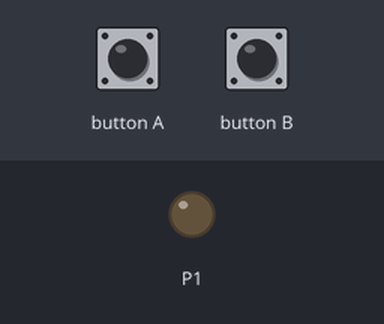
Recording of a program running on a simulated BBC micro:bit (MakeCode). On the bench: output pins drawn as LEDs (lit = HIGH). The inputs (shaded band) are chosen by the test bench.

Above: at 1.2 s.
1.3 s: button A pressed for 0.15 s
At 2.4 s:
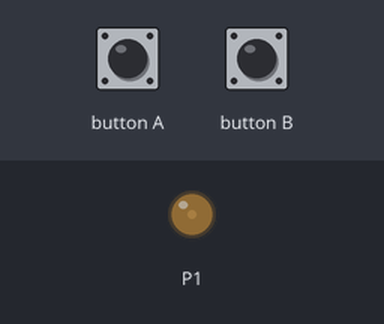
2.9 s: button B pressed for 0.15 s
At 3.7 s:
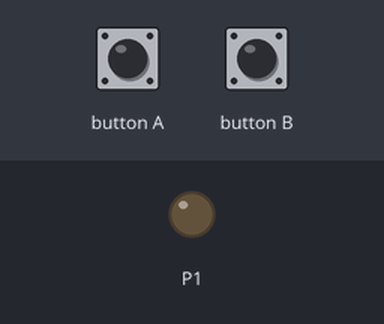
4.5 s: button A pressed 5 times (0.12 s each, 0.3 s apart)
At 7.1 s:
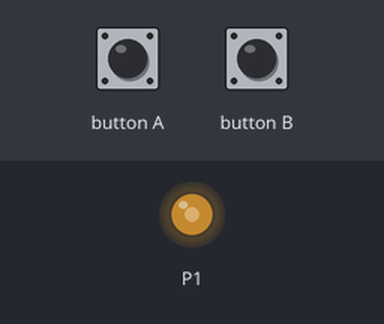
7.5 s: button A pressed for 0.15 s
At 8.4 s:
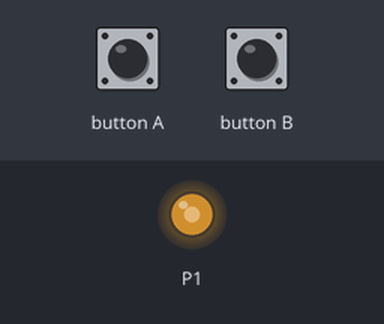
9.1 s: button A pressed 2 times (0.12 s each, 0.3 s apart)
At 9.9 s:
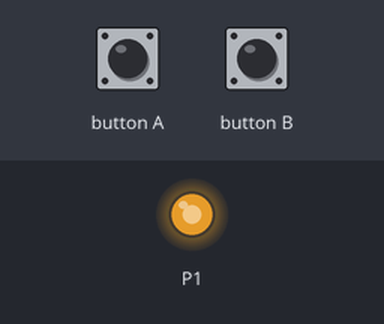
Timing chart, 0 to 12.1 s (numbered marks = the images above; inputs shaded):
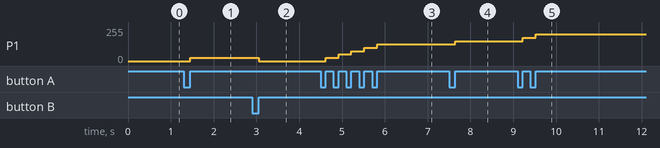

The program:

main.ts
```typescript
input.onButtonPressed(Button.A, function () {
    선풍기작동하기()
})
input.onButtonPressed(Button.B, function () {
    pins.analogWritePin(AnalogPin.P1, 0)
    바람세기 = 0
})
function 선풍기작동하기 () {
    바람세기 += 1
    pins.analogWritePin(AnalogPin.P1, 바람세기 * 100)
}
let 바람세기 = 0
바람세기 = 0
pins.analogWritePin(AnalogPin.P1, 0)
```

test.ts
```typescript
// 테스트는 여기로 이동합니다; 이 패키지가 확장으로 사용될 때 컴파일되지 않을 것 입니다.
```

Measured:
- after the input at 1.3 s, P1: 0/255 → 25/255 after 0.15 s
- after the input at 2.9 s, P1: 25/255 → 0/255 after 0.15 s
- after the input at 4.5 s, P1: moves from 0/255 to 125/255 over 1.2 s, starting after 0.12 s
- after the input at 7.5 s, P1: 125/255 → 150/255 after 0.15 s
- after the input at 9.1 s, P1: 150/255 → 174/255 after 0.12 s, → 199/255 0.30 s later
